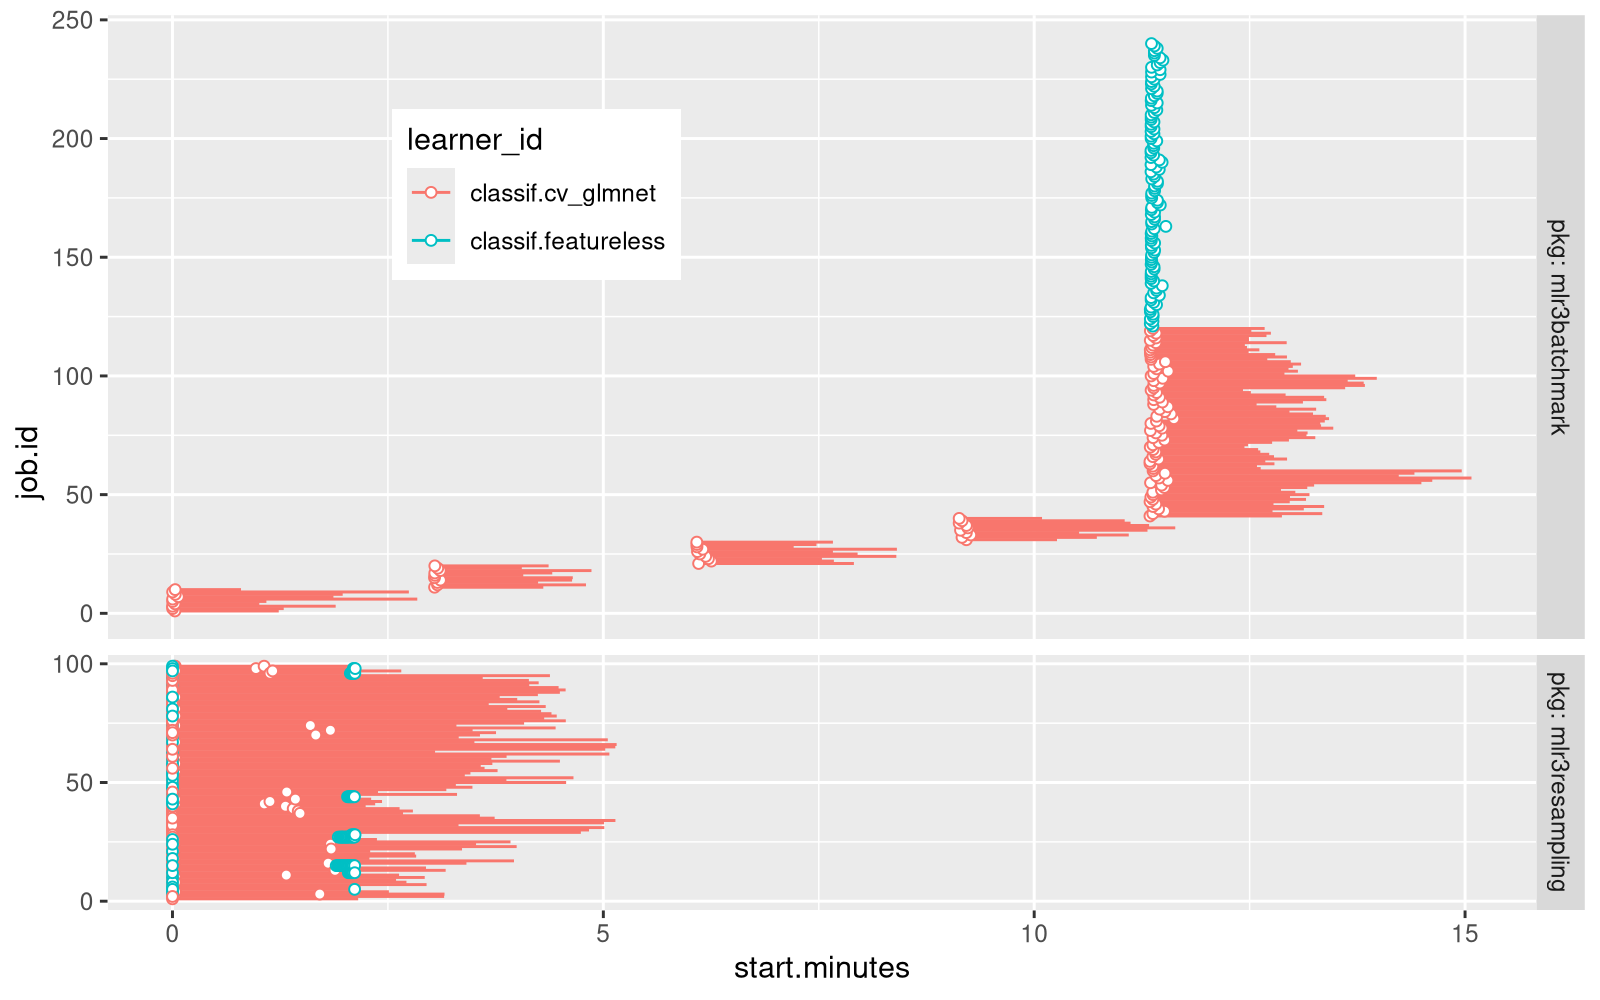

Source code (R):
library(data.table)
library(ggplot2)
proj_dt <- fread("NSCH_autism_reproduce_proj_results.csv")
reg_dt <- fread("NSCH_autism_reproduce_registry_jobs.csv")
minutes <- function(seconds)as.numeric(seconds)/60
both_dt <- rbind(
  proj_dt[, .(pkg="mlr3resampling", started=start.time, done=end.time, learner_id, job.id=process)],
  reg_dt[, .(pkg="mlr3batchmark", started, done, learner_id, job.id)]
)[, let(
  start.minutes=minutes(started-min(started)),
  end.minutes=minutes(done-min(started))
), by=pkg]
  
gg <- ggplot()+
  facet_grid(pkg~., labeller=label_both, scales="free", space="free")+
  scale_y_continuous(breaks=seq(0, 300, by=50))+
  geom_segment(aes(
    start.minutes, job.id,
    color=learner_id,
    xend=end.minutes, yend=job.id),
    data=both_dt)+
  geom_point(aes(
    start.minutes, job.id,
    color=learner_id),
    shape=21,
    fill="white",
    data=both_dt)+
  theme(legend.position=c(0.3, 0.8))
png(
  "NSCH_autism_reproduce_timings.png",
  width=8, height=5, units="in", res=200)
print(gg)
dev.off()
